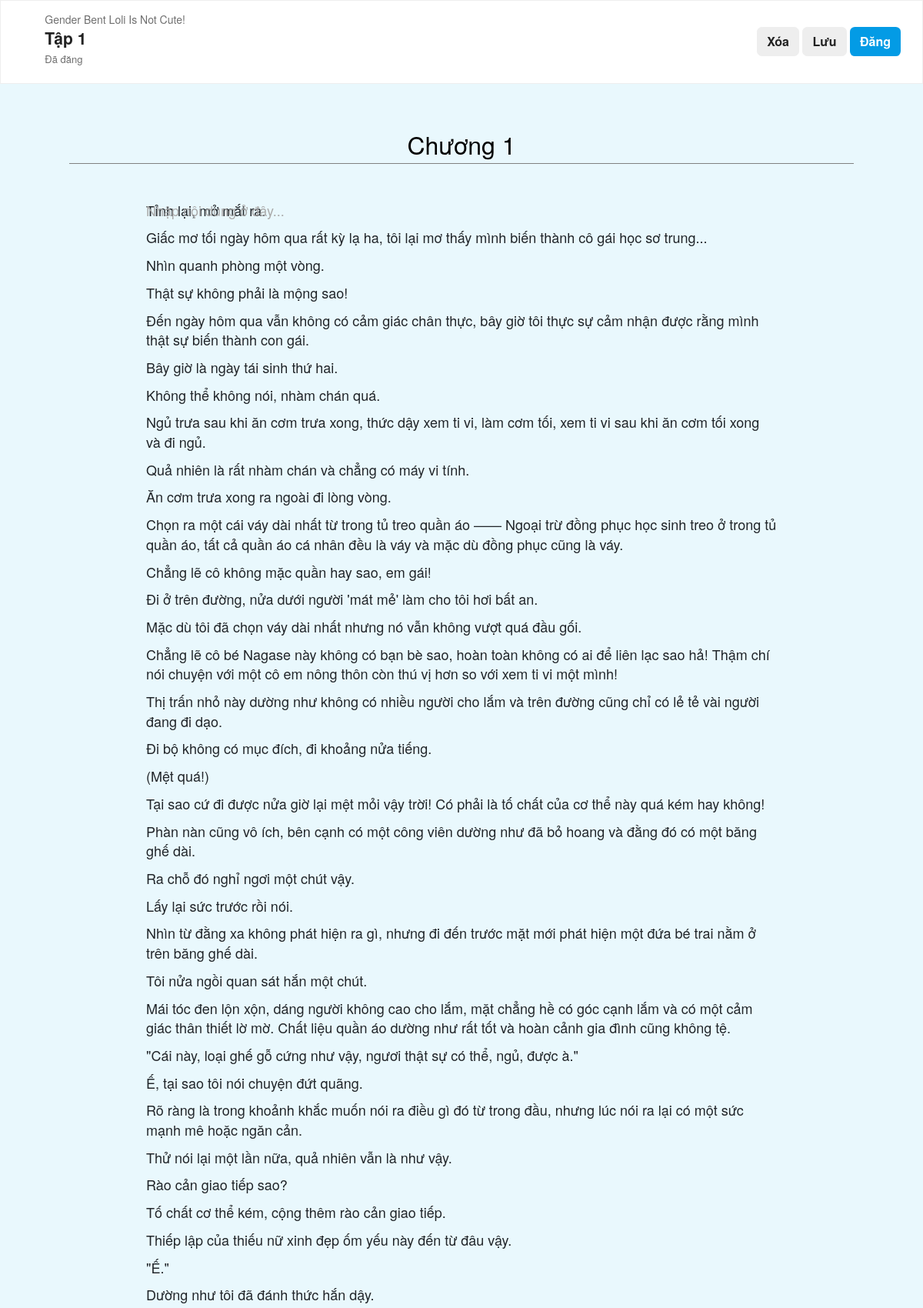
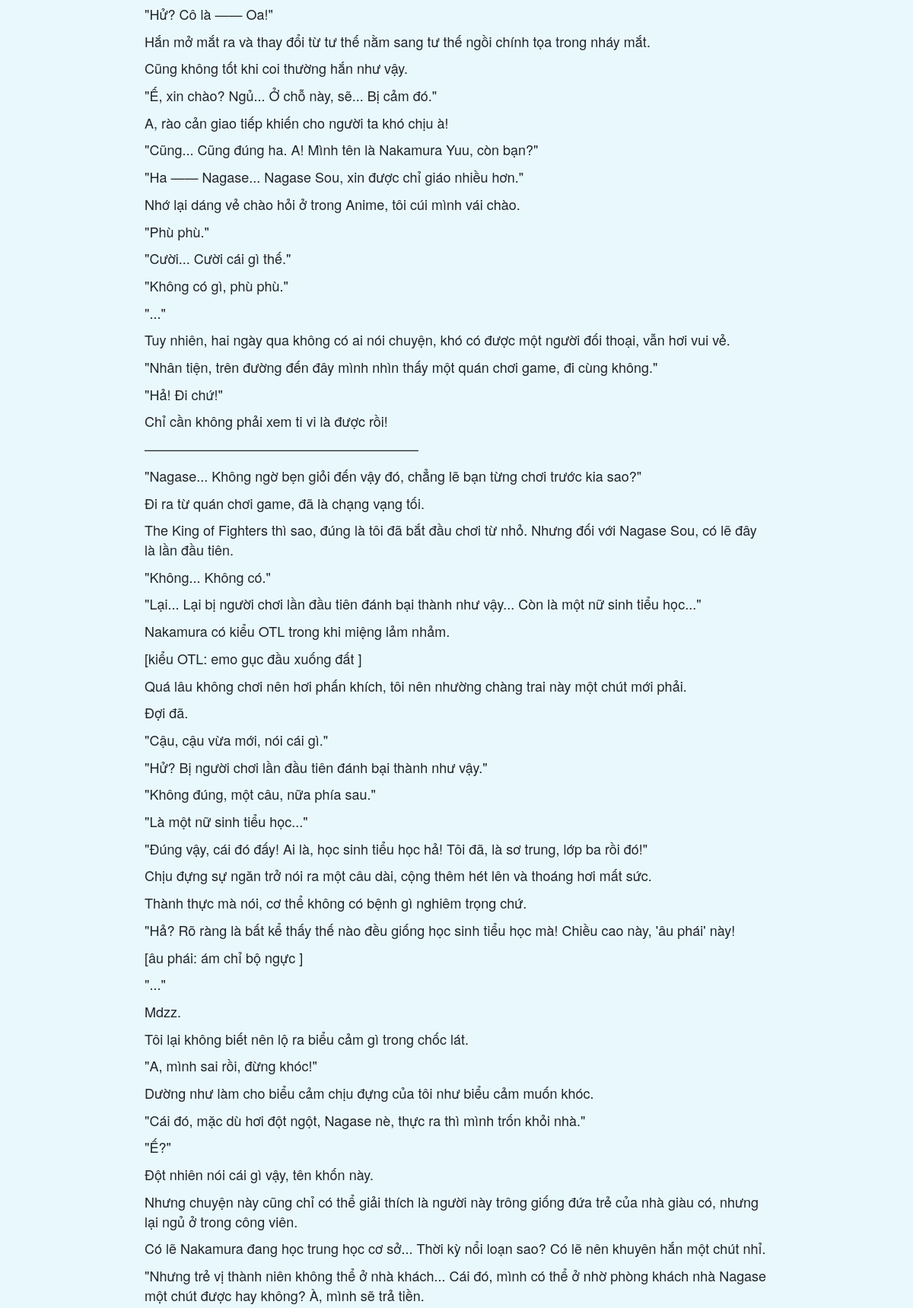
The page /write/3/11/ (signed in, upper part) on the database its author committed (2 pictures, top to bottom).
### app/models.py (models this page shows, shortened)
class Book(models.Model):
    id = models.AutoField(primary_key=True)
    title = models.CharField(max_length=100, null=True, blank=True)
    description = models.TextField(null=True, blank=True)
    anothername = models.CharField(max_length=200, null=True)
    img = models.ImageField(upload_to='books_images/', null=True)
    author = models.CharField(max_length=100, null=True)
    artist = models.CharField(max_length=100, null=True)
    isCompleted = models.BooleanField(null=True, blank=True)
    workerid = models.IntegerField(default=-1, null=True)
    note = models.TextField(null=True)
    quantityVol = models.IntegerField(default=0)
    dateUpload = models.DateField(null=True)
    dateUpdate = models.DateTimeField(null=True)
    categories = models.ManyToManyField(Category, related_name='books', blank=True)
    isDeleted = models.BooleanField(default=False)

class Volume(models.Model):
    id = models.AutoField(primary_key=True)
    book = models.ForeignKey(Book, related_name='volumes', on_delete=models.CASCADE)
    title = models.TextField()
    img = models.ImageField(upload_to='volume_images/')

class Chapter(models.Model):
    id = models.AutoField(primary_key=True,)
    volume = models.ForeignKey(Volume, related_name='chapters', on_delete=models.CASCADE)
    title = models.TextField(default='')
    content = RichTextField(default='')
    view = models.IntegerField(default=0)
    date_upload = models.DateTimeField(null=True, blank=True)

### app/views.py (the view)
    def wrapper(request, *args, **kwargs):
        volume_id = kwargs.get('volume_id')
        try:
            volume = Volume.objects.get(id=volume_id)
        except Volume.DoesNotExist:
            return render(request, '404.html')
        if not request.user.is_authenticated:
            return render(request, '404.html')
        if not Group.objects.filter(id=volume.book.workerid, members__auth_user=request.user).exists():
            return render(request, '404.html')
        return view_func(request, *args, **kwargs)

### app/info.py (called while the page is built)
def get_user_info(request):
    info = {}  # Khởi tạo info ngay cả khi không có người dùng xác thực
    if request.user.is_authenticated:
        user = request.user
        try:
            info_user = UserInfo.objects.get(username=user)
            info['InfoUser'] = info_user
            print(info['InfoUser'].img_avatar)  # Di chuyển việc truy cập thuộc tính vào trong khối try
        except UserInfo.DoesNotExist:
            info['error'] = "Thông tin người dùng không tồn tại."
    return info

### app/views.py (called while the page is built)
def can_edit_chapter(view_func):
    def wrapper(request, *args, **kwargs):
        volume_id = kwargs.get('volume_id')
        try:
            volume = Volume.objects.get(id=volume_id)
        except Volume.DoesNotExist:
            return render(request, '404.html')
        if not request.user.is_authenticated:
            return render(request, '404.html')
        if not Group.objects.filter(id=volume.book.workerid, members__auth_user=request.user).exists():
            return render(request, '404.html')
        return view_func(request, *args, **kwargs)
    return wrapper

@can_edit_chapter
def write(request, volume_id, chapter_id):
    volume = Volume.objects.get(id=volume_id)
    book = Book.objects.get(id=volume.book.id, isDeleted=False)
    if chapter_id == 0:
        chapter = Chapter.objects.create(volume=volume)
    else:
        chapter = Chapter.objects.get(id=chapter_id)
    context = {'chapter': chapter, 'volume': volume, 'book': book}
    return render(request, 'app/write.html', context)

### app/templates/app/write.html (shortened to what this page needs)
{% load static %}
<!DOCTYPE html>
<html>
    <head>
        <link href="https://cdn.jsdelivr.net/npm/bootstrap@5.3.2/dist/css/bootstrap.min.css" rel="stylesheet"/>
        <link href="{% static 'app/css/home.css' %}" rel="stylesheet"/>
        <link href="{% static 'app/css/base.css' %}" rel="stylesheet"/>
        <link href="{% static 'app/css/transteam.css' %}" rel="stylesheet"/>
        <link href="{% static 'app/css/register.css' %}" rel="stylesheet"/>
        <link href="{% static 'app/css/novelworks.css' %}" rel="stylesheet"/>
        <link href="{% static 'app/css/write.css' %}" rel="stylesheet"/>
        <link href="{% static 'app/css/fontawesome-free-6.5.1-web/css/all.min.css' %}" rel="stylesheet"/>
        <link rel="stylesheet" href="">
    </head>
    <body style="background-color: #e9f8fd;">
        <div class="app-container">
            <div>
                <div class="works-item-edit">
                    <div id="edit-controls" class="edit-profile">
                        <button class="btn on-edit-cancel" onclick="goBack()">
                            <i class="fa-solid fa-angle-left"></i>
                        </button>
                        <div class="works-item-metadata" novel-id="{{ book.id }}">
                            <p class="group-title">{{book.title}}</p>
                            <span><h4 id="volume-id" volume-id="{{ volume.id }}">{{volume.title}}</h4></span>
                            <h6 class="is-upload">
                                {% if chapter.date_upload %}
                                    Đã đăng
                                {% else %}
                                    Bản thảo
                                {% endif %}
                            </h6>
                        </div>
                        <div class="actions pull-right">
                            <button class="btn btn-grey on-edit-delete" onclick="deleteChapter()">Xóa</button>
                            <button class="btn btn-grey on-edit-save" onclick="saveChapter()">Lưu</button>
                            <button class="btn btn-blue on-edit-save" onclick="uploadChapter()">Đăng</button>
                        </div>
                    </div>
                    <section id="writer-editor-container">
                        <div id="writer-editor" chapter-id="{{ chapter.id }}">
                            <input type="text" id="chapter-title-input" placeholder="Chương chưa có tiêu đề" value="{{ chapter.title }}">
                            <div class="chapter-detail">
                                <label for="chapter-content" class="placeholder-chapter">Nhập nội dung ở đây...</label>
                                <div id="chapter-content" contenteditable="true" value="" data-text="Nhập nội dung ở đây...">{{ chapter.content | safe }}</div>
                            </div>
                        </div>
                    </section>
                </div>
            </div>
        </div>
    </body>
</html>

### app/static/app/css/base.css (style rules this page uses)
:root { --blue-color: #039be5; }
body { font-family: 'Source Sans Pro', 'Helvetica Neue', Helvetica, Arial, sans-serif !important;; font-size: 16px; background: #fafafa; line-height: 1.42857143; }
p { margin: 0 0 10px; }
.btn { display: inline-flex; position: relative; -webkit-box-align: center; align-items: center; -webkit-box-pack: center; justify-content: center; vertical-align: middle; overflow: hidden; text-decoration: none; white-space: nowrap; user-select: none; font-weight: 600; border-radius: 0.4rem; }

### app/static/app/css/transteam.css (style rules this page uses)
.pull-right { float: right !important; }
.btn-blue { color: #fff !important; background-color: #039be5; border-color: transparent; }

### app/static/app/css/novelworks.css (style rules this page uses)
.works-item-edit { margin-top: 114px; }
#edit-controls { position: fixed; top: 0; left: 0; z-index: 1030; width: 100%; padding: 15px 8px; background: #fff; border: 1px solid #eee; opacity: 1; }
.edit-profile { border: none; height: auto; display: flex; -webkit-box-align: center; align-items: center; }
.on-edit-cancel i { font-size: 30px; }
.works-item-metadata { flex: 1; color: #222; display: inline-block; }
.group-title { color: #6f6f6f; font-size: 14px; line-height: 18px; margin: 0; }
.works-item-metadata h4 { font-size: 21px; font-weight: 600; line-height: 24px; margin-top: 3px; }
.actions { padding-right: 20px; }
.btn-grey { color: #222; background-color: #eee; border-color: #eee; }

### app/static/app/css/write.css (style rules this page uses)
.is-upload { color: #6f6f6f; font-size: small; }
#writer-editor-container { background-color: #e9f8fd; }
#writer-editor { position: relative; min-height: 100vh; margin: 0 auto; padding: 50px 90px; }
#chapter-title-input { width: 100%; background-color: transparent; outline: none; border: none; font-size: xx-large; text-align: center; border-bottom: 1px solid grey; outline: none; }
#chapter-content { font-size: 18px; outline: none; min-height: 80vh; }
.chapter-detail { padding: 48px 100px; }
.placeholder-chapter { font-size: 18px; position: absolute; pointer-events: none; color: #aaa; }

### rows shown on the page
Book: title "Gender Bent Loli Is Not Cute!"
Volume: title "Tập 1"
Chapter: title "Chương 1", content "Tỉnh lại, mở mắt ra. Giấc mơ tối ngày hôm qua rất kỳ lạ ha, tôi lại mơ thấy mình biến thành cô gái học sơ trung... Nhìn quanh phòng một vòng. Thật sự không phải là mộng sao! Đến ngày hôm qua vẫn không có cảm giác chân thực, bây giờ tôi thực sự cảm nhận được rằng mình thật sự biến thành con gái. Bây giờ là ngày tái sinh thứ hai. Không thể không nói, nhàm chán quá. Ngủ trưa sau khi ăn cơm trưa xong, thức dậy xem ti vi, làm cơm tối, xem ti vi sau khi ăn cơm tối xong và đi ngủ. Quả nhiên là rất nhàm chán và chẳng có máy vi tính. Ăn cơm trưa xong ra ngoài đi lòng vòng. Chọn ra một cái váy dài nhất từ trong tủ treo quần áo —— Ngoại trừ đồng phục học sinh treo ở trong tủ quần áo, tất cả quần áo cá…"
